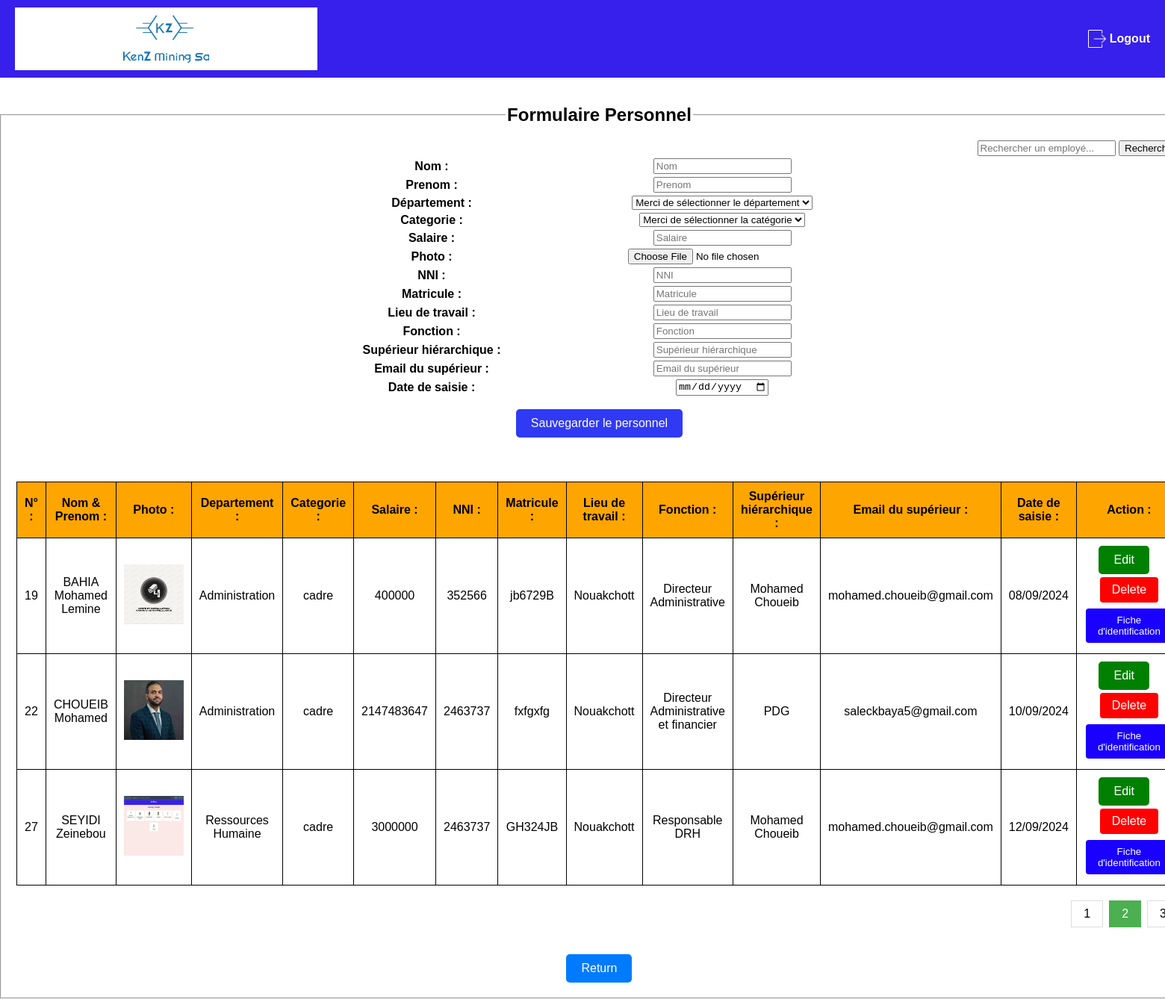
The app's page /Formulaires/formulaire_personnel.php?page=2 with its own data.
### tables this page shows
CREATE TABLE IF NOT EXISTS `personnel` (
  `id` int NOT NULL AUTO_INCREMENT,
  `nom` varchar(255) NOT NULL,
  `prenom` varchar(255) NOT NULL,
  `photo` varchar(255) DEFAULT NULL,
  `num_departement` int DEFAULT NULL,
  `categorie` varchar(255) DEFAULT NULL,
  `salaire` int DEFAULT NULL,
  `nni_emp` varchar(100) NOT NULL,
  `matricule_emp` varchar(100) NOT NULL,
  `lieu_travail` varchar(40) NOT NULL,
  `fonction` varchar(255) NOT NULL,
  `suphierarchie` varchar(255) NOT NULL,
  `emailsup` varchar(255) NOT NULL,
  `datesaisie` varchar(255) NOT NULL,
  `user_id` int DEFAULT NULL,
  PRIMARY KEY (`id`),
  KEY `num_departement` (`num_departement`)
);

CREATE TABLE IF NOT EXISTS `departement` (
  `num_departement` int NOT NULL AUTO_INCREMENT,
  `departement` varchar(255) NOT NULL,
  PRIMARY KEY (`num_departement`)
);

CREATE TABLE IF NOT EXISTS `categorie` (
  `code` int NOT NULL AUTO_INCREMENT,
  `Titre` varchar(255) NOT NULL,
  `Cle` varchar(255) NOT NULL,
  `salaire` int DEFAULT NULL,
  PRIMARY KEY (`code`)
);

### Formulaires/Formulaire_personnel.php (the view, shortened to what this page needs)
<?php
require_once("../serv_projet1.php");
$search = "";
$limit = 3;
if (isset($_GET["page"])) {
    $page  = $_GET["page"];
} else {
    $page = 1;
};
$start_from = ($page - 1) * $limit;
$query = "SELECT p.*, d.departement, c.Titre AS categorie_titre
          FROM personnel p
          LEFT JOIN departement d ON p.num_departement = d.num_departement
          LEFT JOIN categorie c ON p.categorie = c.Titre
          WHERE p.nom LIKE '%$search%' OR p.prenom LIKE '%$search%' OR d.departement LIKE '%$search%'
          LIMIT $start_from, $limit";
$lp = mysqli_query($conn, $query);
$total_query = "SELECT COUNT(*) FROM personnel
                WHERE nom LIKE '%$search%' OR prenom LIKE '%$search%' OR num_departement IN
                (SELECT num_departement FROM departement WHERE departement LIKE '%$search%')";
$total_result = mysqli_query($conn, $total_query);
$total_records = mysqli_fetch_array($total_result)[0];
$total_pages = ceil($total_records / $limit);
?>
<!DOCTYPE html>
<html lang="fr">
<head>
    <link rel="stylesheet" href="../css/styles_formulaire-personnel.css">
    <header>
        <nav>
            <div class="logo-container">
                <img src="../img/LOGO.png" alt="Logo de Kenz Mining SA" class="logo-image">
            </div>
            <a href="../logout.php" class="logout-link">
                <div class="logout">
                    <img src="../img/icon_logout.png" alt="icon_logout" class="logout">
                    <p>Logout</p>
                </div>
            </a>
        </nav>
    </header>
</head>
<body><br><br>
    <fieldset>
        <legend> <b>Formulaire Personnel</b></legend>
        <div style="text-align: right;">
            <form method="post" action="">
                <input type="text" id="search" name="search" placeholder="Rechercher un employé..." value="<?php echo htmlspecialchars($search); ?>">
                <input type="submit" value="Rechercher">
            </form>
        </div>
        <form method="post" action="" enctype="multipart/form-data">
            <table width= "50%" align = "center">
                <tr>
                    <td><label> <b>Nom : </b></label></td>
                    <td><input type = "text" name= "nom" placeholder="Nom" required></td>
                </tr>
                <tr>
                    <td><label> <b>Prenom :</b> </label></td>
                    <td><input type = "text" name= "prenom" placeholder="Prenom" required></td>
                </tr>
                <tr>
                    <td><label> <b>Département :</b> </label></td>
                    <td><select name= "departement" required>
                        <option value = ""> Merci de sélectionner le département</option>
                    </select></td>
                </tr>
                <tr>
                    <td><label> <b>Categorie : </b></label></td>
                    <td>
                        <select name="categorie" required>
                            <option value="">Merci de sélectionner la catégorie</option>
                        </select>
                    </td>
                </tr>
                <tr>
                    <td><label> <b>Salaire : </b></label></td>
                    <td><input type="number" name="salaire" placeholder="Salaire" required></td>
                </tr>
                <tr>
                    <td><label> <b>Photo : </b></label></td>
                    <td><input type = "file" name= "photo" value = ""> </td>
                </tr>
                <tr>
                    <td><label> <b>NNI : </b></label></td>
                    <td><input type="text" name="nni_emp" placeholder="NNI" required></td>
                </tr>
                <tr>
                    <td><label> <b>Matricule : </b></label></td>
                    <td><input type="text" name="matricule_emp" placeholder="Matricule" required></td>
                </tr>
                <tr>
                    <td><label> <b>Lieu de travail :</b> </label></td>
                    <td><input type="text" name="lieu_travail" placeholder="Lieu de travail" required></td>
                </tr>
                <tr>
                    <td><label> <b>Fonction :</b> </label></td>
                    <td><input type="text" name="fonction" placeholder="Fonction" required></td>
                </tr>
                <tr>
                    <td><label><b> Supérieur hiérarchique : </b></label></td>
                    <td><input type="text" name="suphierarchie" placeholder="Supérieur hiérarchique" required></td>
                </tr>
                <tr>
                    <td><label> <b>Email du supérieur : </b></label></td>
                    <td><input type="email" name="emailsup" placeholder="Email du supérieur" required></td>
                </tr>
                <tr>
                    <td><label> <b>Date de saisie :</b> </label></td>
                    <td><input type="date" name="datesaisie" required></td>
                </tr>
                <tr>
                    <td colspan="2" style="text-align: center; padding-top: 15px;">
                        <input type = "submit" name= "eng" value = "Sauvegarder le personnel" class="btn-save">
                    </td>
                </tr>
            </table>
            <br><br>
            <table class="personnel-table" width= "100%" align = "center" border = "1">
                <tr style= "background-color : Orange;">
                    <th>N° :</th>
                    <th>Nom & Prenom :</th>
                    <th>Photo :</th>
                    <th>Departement :</th>
                    <th>Categorie :</th>
                    <th>Salaire :</th>
                    <th>NNI :</th>
                    <th>Matricule :</th>
                    <th>Lieu de travail :</th>
                    <th>Fonction :</th>
                    <th>Supérieur hiérarchique :</th>
                    <th>Email du supérieur :</th>
                    <th>Date de saisie :</th>
                    <th>Action :</th>
                </tr>
                <?php while($l = mysqli_fetch_array($lp)){?>
                <tr id="row_<?php echo $l['id']; ?>">
                    <td> <?php echo $l['id']?> </td>
                    <td> <?php echo $l['nom'].' '.$l['prenom']?></td>
                    <td> <img src="../img/<?php echo $l['photo']?>" width="80" height = "80"></td>
                    <td> <?php echo $l['departement']?> </td>
                    <td> <?php echo $l['categorie_titre']?> </td>
                    <td> <?php echo $l['salaire']?> </td>
                    <td> <?php echo $l['nni_emp']?> </td>
                    <td> <?php echo $l['matricule_emp']?> </td>
                    <td> <?php echo $l['lieu_travail']?> </td>
                    <td> <?php echo $l['fonction']?> </td>
                    <td> <?php echo $l['suphierarchie']?> </td>
                    <td> <?php echo $l['emailsup']?> </td>
                    <td><?php
                        if (!empty($l['datesaisie'])) {
                            $dateSaisie = new DateTime($l['datesaisie']);
                            echo $dateSaisie->format('d/m/Y');
                        } else {
                            echo "Non spécifiée";
                        }
                    ?> </td>
                    <td>
                        <button type="button" class="editButton"
                            data-id="<?php echo $l['id']; ?>"
                            data-nom="<?php echo $l['nom']; ?>"
                            data-prenom="<?php echo $l['prenom']; ?>"
                            data-photo="<?php echo $l['photo']; ?>"
                            data-departement="<?php echo $l['departement']; ?>"
                            data-categorie="<?php echo $l['categorie_titre']; ?>"
                            data-salaire="<?php echo $l['salaire']; ?>"
                            data-nni="<?php echo $l['nni_emp']; ?>"
                            data-matricule="<?php echo $l['matricule_emp']; ?>"
                            data-lieu="<?php echo $l['lieu_travail']; ?>"
                            data-fonction="<?php echo $l['fonction']; ?>"
                            data-suphierarchie="<?php echo $l['suphierarchie']; ?>"
                            data-emailsup="<?php echo $l['emailsup']; ?>"
                            data-datesaisie="<?php echo $l['datesaisie']; ?>" style="background-color: green; color: white;">Edit</button>
                        <a href="javascript:void(0)" class="btn btn-delete" onclick="confirmDelete(<?php echo $l['id']; ?>)">Delete</a>
                        <button type="button" class="btn btn-info" onclick="showModal(<?php echo $l['id']?>)">Fiche d'identification</button>
                    </td>
                </tr>
                <?php }?>
            </table>
             <div class="pagination">
                <?php
                for ($i = 1; $i <= $total_pages; $i++) {
                    echo "<a href='formulaire_personnel.php?page=".$i."'";
                    if ($i == $page) echo " class='active'";
                    echo ">".$i."</a> ";
                }
                ?>
            </div>
        </form>
        <br><br>
        <a href="Formulaires_RH.php" class="btn-blue">Return</a>
    </fieldset>
</body>
</html>

### css/styles_formulaire-personnel.css (style rules this page uses)
body { font-family: Arial, sans-serif; background-color: #ffffff; margin: 0; padding: 0; overflow-x: hidden; }
header { background-color: #371fec; color: white; padding: 10px 20px; text-align: center; }
.logo-container { background-color: white; padding: 10px; display: flex; justify-content: center; align-items: center; }
.logo-image { max-width: 30%; height: auto; }
.logout-link { text-decoration: none; color: inherit; }
.logout img { width: 24px; height: 24px; margin-left: 5px; filter: brightness(0) invert(1); }
.logout { display: flex; align-items: center; gap: 5px; font-size: 16px; font-weight: bold; cursor: pointer; }
nav { display: flex; justify-content: space-between; align-items: center; }
fieldset { width: 95%; margin: 0 auto; padding: 20px; text-align: center; }
legend { font-size: 24px; font-weight: bold; }
.btn-save { background-color: rgb(48, 58, 244); color: white; border: none; padding: 10px 20px; cursor: pointer; font-size: 16px; border-radius: 5px; }
.personnel-table { width: 100%; border-collapse: collapse; margin: 20px 0; }
.personnel-table, .personnel-table th, .personnel-table td { border: 1px solid black; }
.personnel-table th, .personnel-table td { padding: 10px; text-align: center; vertical-align: middle; }
.personnel-table th { background-color: orange; }
.btn { padding: 8px 16px; border: none; cursor: pointer; text-decoration: none; display: inline-block; margin: 4px 2px; border-radius: 4px; }
.btn-delete { background-color: Red; color: white; }
.btn-blue { display: inline-block; padding: 10px 20px; font-size: 16px; color: #fff; background-color: #007bff; border: none; border-radius: 5px; text-decoration: none; cursor: pointer; transition: background-color 0.3s ease; }
.btn-info { background-color: rgb(25, 0, 255); color: white; }
.pagination { display: inline-block; margin-top: 20px; display: flex; justify-content: flex-end; text-align: right; }
.pagination a { color: black; float: left; padding: 8px 16px; text-decoration: none; transition: background-color .3s; border: 1px solid #ddd; margin: 0 4px; }
.pagination a.active { background-color: #4CAF50; color: white; border: 1px solid #4CAF50; }
.editButton { background-color: #28a745; color: white; border: none; padding: 10px 20px; font-size: 16px; border-radius: 5px; cursor: pointer; }

### records on screen
personnel: id "19", nom "BAHIA", prenom "Mohamed Lemine", photo (picture), departement.departement "Administration", categorie.Titre "cadre", salaire "400000", nni_emp "352566", matricule_emp "jb6729B", lieu_travail "Nouakchott", fonction "Directeur Administrative", suphierarchie "Mohamed Choueib", emailsup "mohamed.choueib@gmail.com", datesaisie "08/09/2024"
personnel: id "22", nom "CHOUEIB", prenom "Mohamed", photo (picture), departement.departement "Administration", categorie.Titre "cadre", salaire "2147483647", nni_emp "2463737", matricule_emp "fxfgxfg", lieu_travail "Nouakchott", fonction "Directeur Administrative et financier", suphierarchie "PDG", emailsup "saleckbaya5@gmail.com", datesaisie "10/09/2024"
personnel: id "27", nom "SEYIDI", prenom "Zeinebou", photo (picture), departement.departement "Ressources Humaine", categorie.Titre "cadre", salaire "3000000", nni_emp "2463737", matricule_emp "GH324JB", lieu_travail "Nouakchott", fonction "Responsable DRH", suphierarchie "Mohamed Choueib", emailsup "mohamed.choueib@gmail.com", datesaisie "12/09/2024"
